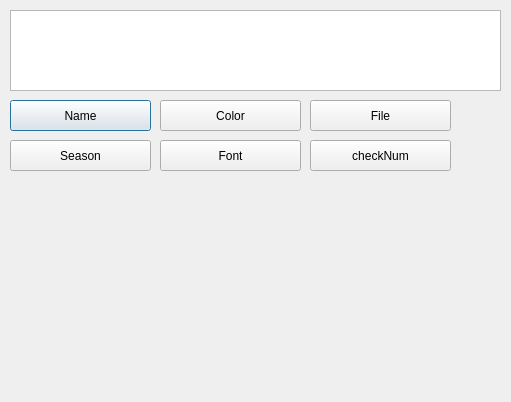
<?xml version="1.0" encoding="UTF-8"?>
<ui version="4.0">
 <class>Dialog</class>
 <widget class="QDialog" name="Dialog">
  <property name="geometry">
   <rect>
    <x>0</x>
    <y>0</y>
    <width>511</width>
    <height>402</height>
   </rect>
  </property>
  <property name="windowTitle">
   <string>Dialog</string>
  </property>
  <widget class="QTextEdit" name="textEdit">
   <property name="geometry">
    <rect>
     <x>10</x>
     <y>10</y>
     <width>491</width>
     <height>81</height>
    </rect>
   </property>
   <property name="readOnly">
    <bool>false</bool>
   </property>
  </widget>
  <widget class="QPushButton" name="btnName">
   <property name="geometry">
    <rect>
     <x>10</x>
     <y>100</y>
     <width>141</width>
     <height>31</height>
    </rect>
   </property>
   <property name="text">
    <string>Name</string>
   </property>
  </widget>
  <widget class="QPushButton" name="btnSeason">
   <property name="geometry">
    <rect>
     <x>10</x>
     <y>140</y>
     <width>141</width>
     <height>31</height>
    </rect>
   </property>
   <property name="text">
    <string>Season</string>
   </property>
  </widget>
  <widget class="QPushButton" name="btnColor">
   <property name="geometry">
    <rect>
     <x>160</x>
     <y>100</y>
     <width>141</width>
     <height>31</height>
    </rect>
   </property>
   <property name="text">
    <string>Color</string>
   </property>
  </widget>
  <widget class="QPushButton" name="btnFont">
   <property name="geometry">
    <rect>
     <x>160</x>
     <y>140</y>
     <width>141</width>
     <height>31</height>
    </rect>
   </property>
   <property name="text">
    <string>Font</string>
   </property>
  </widget>
  <widget class="QPushButton" name="btnFile">
   <property name="geometry">
    <rect>
     <x>310</x>
     <y>100</y>
     <width>141</width>
     <height>31</height>
    </rect>
   </property>
   <property name="text">
    <string>File</string>
   </property>
  </widget>
  <widget class="QPushButton" name="btncheckNum">
   <property name="geometry">
    <rect>
     <x>310</x>
     <y>140</y>
     <width>141</width>
     <height>31</height>
    </rect>
   </property>
   <property name="text">
    <string>checkNum</string>
   </property>
  </widget>
 </widget>
 <resources/>
 <connections/>
</ui>
